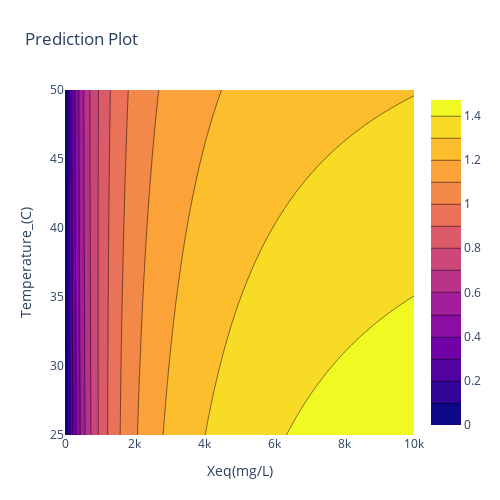
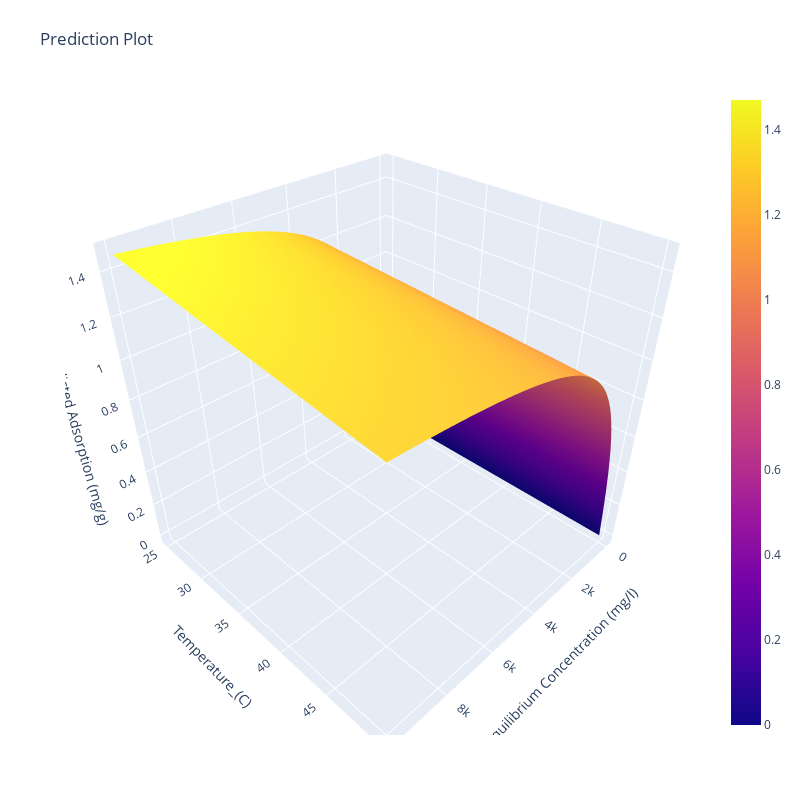

These figures' notebook cell, in order:
### Code cell
# Create Prediction Set

Prediction_set= pd.DataFrame(data={
                 #Config
                 'Xeq(mg/L)'                : Xeq,
                 'Temperature_(C)'          : Temperature,
                 'pH_Alkalinity'            : pH_Alkalinity, 
                 'Salinity_Monovalent(%wt)' : Salinity_Monovalent, 

                 #Solid
                 'PZC'                      : np.ones(size)*Solid.loc[Solid[Solid['Class'] == Solid_Type].index.values[0], 'PZC'], 
                 'Area(m^2/g)'              : np.ones(size)*Solid.loc[Solid[Solid['Class'] == Solid_Type].index.values[0], 'Area(m^2/g)'], 
                 
                 #Charge
                 'Transitional'             : np.ones(size)*Surfactant.loc[Surfactant[Surfactant['Surfactant'] == Surfactant_Species].index.values[0],'Transitional'], 
                 
                 #Structure
                 'Surf_Length'              : np.ones(size)*Surfactant.loc[Surfactant[Surfactant['Surfactant'] == Surfactant_Species].index.values[0],'Surf_Length'], 
                 'Alkyl_Chain_Length'       : np.ones(size)*Surfactant.loc[Surfactant[Surfactant['Surfactant'] == Surfactant_Species].index.values[0],'Alkyl_Chain_Length'], 
                 'Degree_of_Branching'      : np.ones(size)*Surfactant.loc[Surfactant[Surfactant['Surfactant'] == Surfactant_Species].index.values[0],'Degree_of_Branching'],

                 #Other
                 'MW'                       : np.ones(size)*Surfactant.loc[Surfactant[Surfactant['Surfactant'] == Surfactant_Species].index.values[0],'MW'],

                 #Cosmo
                 'NHB-HB_Donor'             : np.ones(size)*Surfactant.loc[Surfactant[Surfactant['Surfactant'] == Surfactant_Species].index.values[0],'NHB-HB_Donor'],
                 'NHB-Hydrophobicity'       : np.ones(size)*Surfactant.loc[Surfactant[Surfactant['Surfactant'] == Surfactant_Species].index.values[0],'NHB-Hydrophobicity'],
                 'OT-Hydrophobicity'        : np.ones(size)*Surfactant.loc[Surfactant[Surfactant['Surfactant'] == Surfactant_Species].index.values[0],'OT-Hydrophobicity'],
                 'OT-HB_Acceptor'           : np.ones(size)*Surfactant.loc[Surfactant[Surfactant['Surfactant'] == Surfactant_Species].index.values[0],'OT-HB_Acceptor'],
                 'Head_NHB-Hydrophobicity'  : np.ones(size)*Surfactant.loc[Surfactant[Surfactant['Surfactant'] == Surfactant_Species].index.values[0],'Head_NHB-Hydrophobicity'],
                 'Head_NHB-HB_Acceptor'     : np.ones(size)*Surfactant.loc[Surfactant[Surfactant['Surfactant'] == Surfactant_Species].index.values[0],'Head_NHB-HB_Acceptor' ],
                 'Head_OT-HB_Acceptor'      : np.ones(size)*Surfactant.loc[Surfactant[Surfactant['Surfactant'] == Surfactant_Species].index.values[0],'Head_OT-HB_Acceptor'],
                 'Tail_NHB-Hydrophobicity'  : np.ones(size)*Surfactant.loc[Surfactant[Surfactant['Surfactant'] == Surfactant_Species].index.values[0],'Tail_NHB-Hydrophobicity'],
                 'Cavity_Surface_(A**2)'    : np.ones(size)*Surfactant.loc[Surfactant[Surfactant['Surfactant'] == Surfactant_Species].index.values[0],'Cavity_Surface_(A**2)'],
                 
                 
                 # CMC CPP
                 'MolVol'                 : np.ones(size)*Surfactant.loc[Surfactant[Surfactant['Surfactant'] == Surfactant_Species].index.values[0],'MolVol'],
                 'Length (Avogadro, A)'   : np.ones(size)*Surfactant.loc[Surfactant[Surfactant['Surfactant'] == Surfactant_Species].index.values[0],'Length (Avogadro, A)'],
                 'R'                      : np.ones(size)*Surfactant.loc[Surfactant[Surfactant['Surfactant'] == Surfactant_Species].index.values[0],'R'],
                 'Critical Micelle Concentration (M)'   : np.ones(size)*Surfactant.loc[Surfactant[Surfactant['Surfactant'] == Surfactant_Species].index.values[0],'Critical Micelle Concentration (M)']
                
                 
                 
                 })
                 

Pred_Descriptor = list(df.columns.values)
Pred_Descriptor.remove('Sum of Yads(mg/g)')

Prediction_set = Prediction_set [Pred_Descriptor]
X_pred_X = Prediction_set['Xeq(mg/L)'].copy()
X_pred_NonX = Prediction_set[Descriptor_NonX].copy() 

#Prediction
y_pred = model.predict([X_pred_X, X_pred_NonX])

#Plot Prediction 
a = plt.axes()
plt.scatter(X_pred_X, y_pred)
plt.xlabel('x_pred')
plt.ylabel('y_pred')
save_fig('Whole Dataset Evaluate [Isotherm] '+' #' +File_Name)
plt.show()

#plot 3D
grid_results = pd.concat([pd.DataFrame(Prediction_set[Var2]),pd.DataFrame(Prediction_set[Var1]), pd.DataFrame(y_pred, columns=['Predicted Adsorption (mg/g)'])], axis=1)
grid_results.head()

grid_contour = grid_results.groupby([Var2,Var1]).mean()
grid_contour

grid_reset = grid_contour.reset_index()
grid_reset.columns = [Var2, Var1, 'Predicted Adsorption (mg/g)']
grid_pivot = grid_reset.pivot(Var2, Var1)
grid_pivot

x = grid_pivot.columns.levels[1].values
y = grid_pivot.index.values
z = grid_pivot.values

import plotly.graph_objects as go
import plotly.express as px


# X and Y axes labels
layout = go.Layout(
            xaxis=go.layout.XAxis(
              title=go.layout.xaxis.Title(
              text=Var1)
             ),
             yaxis=go.layout.YAxis(
              title=go.layout.yaxis.Title(
              text=Var2) 
            ) )

fig = go.Figure(data = [go.Contour(z=z, x=x, y=y)], layout=layout )

fig.update_layout(title='Prediction Plot', autosize=False,
                  width=500, height=500,
                  margin=dict(l=65, r=50, b=65, t=90))

fig.show()

#plot 3D
import plotly.graph_objects as go


fig = go.Figure(data= [go.Surface(z=z, y=y, x=x)], layout=layout )
fig.update_layout(title='Prediction Plot',
                  scene = dict(
                    xaxis_title='Equilibrium Concentration (mg/l)',
                    yaxis_title=Var2,
                    zaxis_title='Predicted Adsorption (mg/g)'),
                  autosize=False,
                  width=800, height=800,
                  margin=dict(l=65, r=50, b=65, t=90))
fig.show()

### Figure 1 — Plotly figure (JSON) as saved in the notebook; plotly's stock layout.template omitted (floating-point values rounded to 4 significant figures; data arrays with more than 128 entries replaced by an {"elided": "..."} marker saying what was removed)
{"data": [{"type": "contour", "x": [0, 101.0, 202.0, 303.0, 404.0, 505.1, 606.1, 707.1, 808.1, 909.1, 1010.0, 1111.0, 1212.0, 1313.0, 1414.0, 1515.0, 1616.0, 1717.0, 1818.0, 1919.0, 2020.0, 2121.0, 2222.0, 2323.0, 2424.0, 2525.0, 2626.0, 2727.0, 2828.0, 2929.0, 3030.0, 3131.0, 3232.0, 3333.0, 3434.0, 3535.0, 3636.0, 3737.0, 3838.0, 3939.0, 4040.0, 4141.0, 4242.0, 4343.0, 4444.0, 4545.0, 4646.0, 4747.0, 4848.0, 4949.0, 5051.0, 5152.0, 5253.0, 5354.0, 5455.0, 5556.0, 5657.0, 5758.0, 5859.0, 5960.0, 6061.0, 6162.0, 6263.0, 6364.0, 6465.0, 6566.0, 6667.0, 6768.0, 6869.0, 6970.0, 7071.0, 7172.0, 7273.0, 7374.0, 7475.0, 7576.0, 7677.0, 7778.0, 7879.0, 7980.0, 8081.0, 8182.0, 8283.0, 8384.0, 8485.0, 8586.0, 8687.0, 8788.0, 8889.0, 8990.0, 9091.0, 9192.0, 9293.0, 9394.0, 9495.0, 9596.0, 9697.0, 9798.0, 9899.0, 10000], "y": [25, 25.25, 25.51, 25.76, 26.01, 26.26, 26.52, 26.77, 27.02, 27.27, 27.53, 27.78, 28.03, 28.28, 28.54, 28.79, 29.04, 29.29, 29.55, 29.8, 30.05, 30.3, 30.56, 30.81, 31.06, 31.31, 31.57, 31.82, 32.07, 32.32, 32.58, 32.83, 33.08, 33.33, 33.59, 33.84, 34.09, 34.34, 34.6, 34.85, 35.1, 35.35, 35.61, 35.86, 36.11, 36.36, 36.62, 36.87, 37.12, 37.37, 37.63, 37.88, 38.13, 38.38, 38.64, 38.89, 39.14, 39.39, 39.65, 39.9, 40.15, 40.4, 40.66, 40.91, 41.16, 41.41, 41.67, 41.92, 42.17, 42.42, 42.68, 42.93, 43.18, 43.43, 43.69, 43.94, 44.19, 44.44, 44.7, 44.95, 45.2, 45.45, 45.71, 45.96, 46.21, 46.46, 46.72, 46.97, 47.22, 47.47, 47.73, 47.98, 48.23, 48.48, 48.74, 48.99, 49.24, 49.49, 49.75, 50], "z": {"elided": "100x100 float values"}}], "layout": {"autosize": false, "height": 500, "margin": {"b": 65, "l": 65, "r": 50, "t": 90}, "title": {"text": "Prediction Plot"}, "width": 500, "xaxis": {"title": {"text": "Xeq(mg/L)"}}, "yaxis": {"title": {"text": "Temperature_(C)"}}}}

### Figure 2 — Plotly figure (JSON) as saved in the notebook; plotly's stock layout.template omitted (floating-point values rounded to 4 significant figures; data arrays with more than 128 entries replaced by an {"elided": "..."} marker saying what was removed)
{"data": [{"type": "surface", "x": [0, 101.0, 202.0, 303.0, 404.0, 505.1, 606.1, 707.1, 808.1, 909.1, 1010.0, 1111.0, 1212.0, 1313.0, 1414.0, 1515.0, 1616.0, 1717.0, 1818.0, 1919.0, 2020.0, 2121.0, 2222.0, 2323.0, 2424.0, 2525.0, 2626.0, 2727.0, 2828.0, 2929.0, 3030.0, 3131.0, 3232.0, 3333.0, 3434.0, 3535.0, 3636.0, 3737.0, 3838.0, 3939.0, 4040.0, 4141.0, 4242.0, 4343.0, 4444.0, 4545.0, 4646.0, 4747.0, 4848.0, 4949.0, 5051.0, 5152.0, 5253.0, 5354.0, 5455.0, 5556.0, 5657.0, 5758.0, 5859.0, 5960.0, 6061.0, 6162.0, 6263.0, 6364.0, 6465.0, 6566.0, 6667.0, 6768.0, 6869.0, 6970.0, 7071.0, 7172.0, 7273.0, 7374.0, 7475.0, 7576.0, 7677.0, 7778.0, 7879.0, 7980.0, 8081.0, 8182.0, 8283.0, 8384.0, 8485.0, 8586.0, 8687.0, 8788.0, 8889.0, 8990.0, 9091.0, 9192.0, 9293.0, 9394.0, 9495.0, 9596.0, 9697.0, 9798.0, 9899.0, 10000], "y": [25, 25.25, 25.51, 25.76, 26.01, 26.26, 26.52, 26.77, 27.02, 27.27, 27.53, 27.78, 28.03, 28.28, 28.54, 28.79, 29.04, 29.29, 29.55, 29.8, 30.05, 30.3, 30.56, 30.81, 31.06, 31.31, 31.57, 31.82, 32.07, 32.32, 32.58, 32.83, 33.08, 33.33, 33.59, 33.84, 34.09, 34.34, 34.6, 34.85, 35.1, 35.35, 35.61, 35.86, 36.11, 36.36, 36.62, 36.87, 37.12, 37.37, 37.63, 37.88, 38.13, 38.38, 38.64, 38.89, 39.14, 39.39, 39.65, 39.9, 40.15, 40.4, 40.66, 40.91, 41.16, 41.41, 41.67, 41.92, 42.17, 42.42, 42.68, 42.93, 43.18, 43.43, 43.69, 43.94, 44.19, 44.44, 44.7, 44.95, 45.2, 45.45, 45.71, 45.96, 46.21, 46.46, 46.72, 46.97, 47.22, 47.47, 47.73, 47.98, 48.23, 48.48, 48.74, 48.99, 49.24, 49.49, 49.75, 50], "z": {"elided": "100x100 float values"}}], "layout": {"autosize": false, "height": 800, "margin": {"b": 65, "l": 65, "r": 50, "t": 90}, "scene": {"xaxis": {"title": {"text": "Equilibrium Concentration (mg/l)"}}, "yaxis": {"title": {"text": "Temperature_(C)"}}, "zaxis": {"title": {"text": "Predicted Adsorption (mg/g)"}}}, "title": {"text": "Prediction Plot"}, "width": 800, "xaxis": {"title": {"text": "Xeq(mg/L)"}}, "yaxis": {"title": {"text": "Temperature_(C)"}}}}
